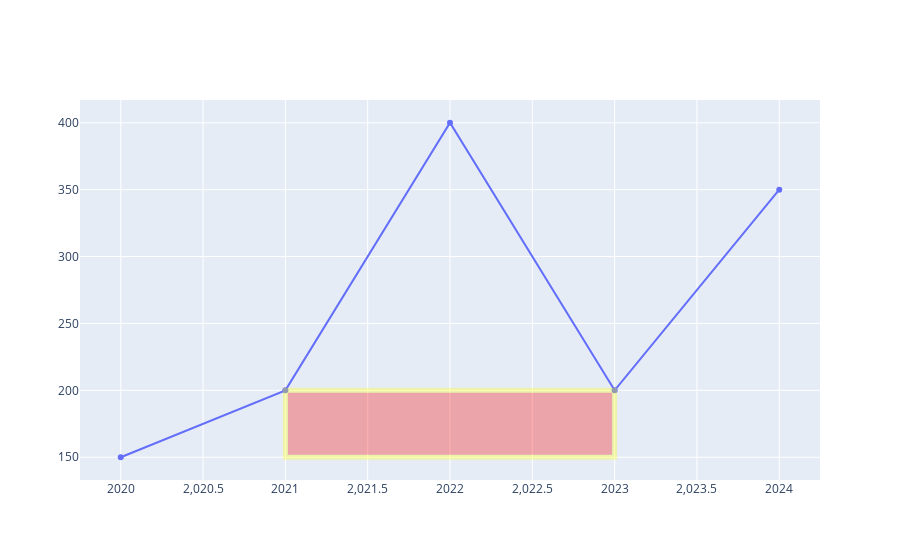

The code cell stored with this chart in its notebook:
### Code cell
fig=go.Figure(data=go.Scatter(x=years,y=sales))
fig.add_shape(
    type="rect",
    x0=2021, x1=2023,
    y0=150, y1=200,
    fillcolor="Red",
    opacity=0.3,
    line=dict(width=5,color="Yellow")
)

### Figure 1 — Plotly figure (JSON) as saved in the notebook; plotly's stock layout.template omitted (floating-point values rounded to 4 significant figures)
{"data": [{"type": "scatter", "x": [2020, 2021, 2022, 2023, 2024], "y": [150, 200, 400, 200, 350]}], "layout": {"shapes": [{"fillcolor": "Red", "line": {"color": "Yellow", "width": 5}, "opacity": 0.3, "type": "rect", "x0": 2021, "x1": 2023, "y0": 150, "y1": 200}]}}
